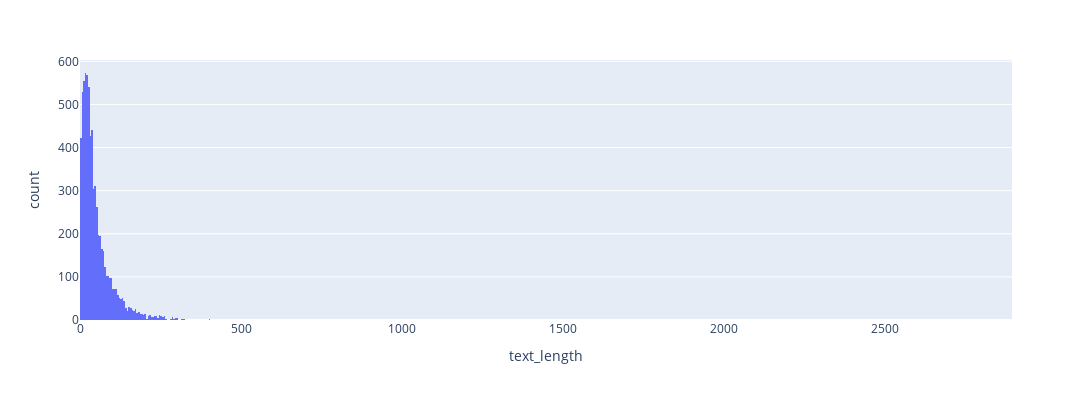

Notebook code for this chart:
### Code cell
fig.show()

### Figure 1 — Plotly figure (JSON) as saved in the notebook; plotly's stock layout.template omitted (floating-point values rounded to 4 significant figures; data arrays with more than 128 entries replaced by an {"elided": "..."} marker saying what was removed)
{"data": [{"alignmentgroup": "True", "bingroup": "x", "hovertemplate": "text_length=%{x}<br>count=%{y}<extra></extra>", "legendgroup": "", "marker": {"color": "#636efa"}, "name": "", "offsetgroup": "", "orientation": "v", "showlegend": false, "type": "histogram", "x": {"elided": "7043 int values"}, "xaxis": "x", "yaxis": "y"}], "layout": {"barmode": "relative", "height": 400, "legend": {"tracegroupgap": 0}, "margin": {"t": 60}, "width": 1200, "xaxis": {"anchor": "y", "domain": [0, 1], "title": {"text": "text_length"}}, "yaxis": {"anchor": "x", "domain": [0, 1], "title": {"text": "count"}}}}
